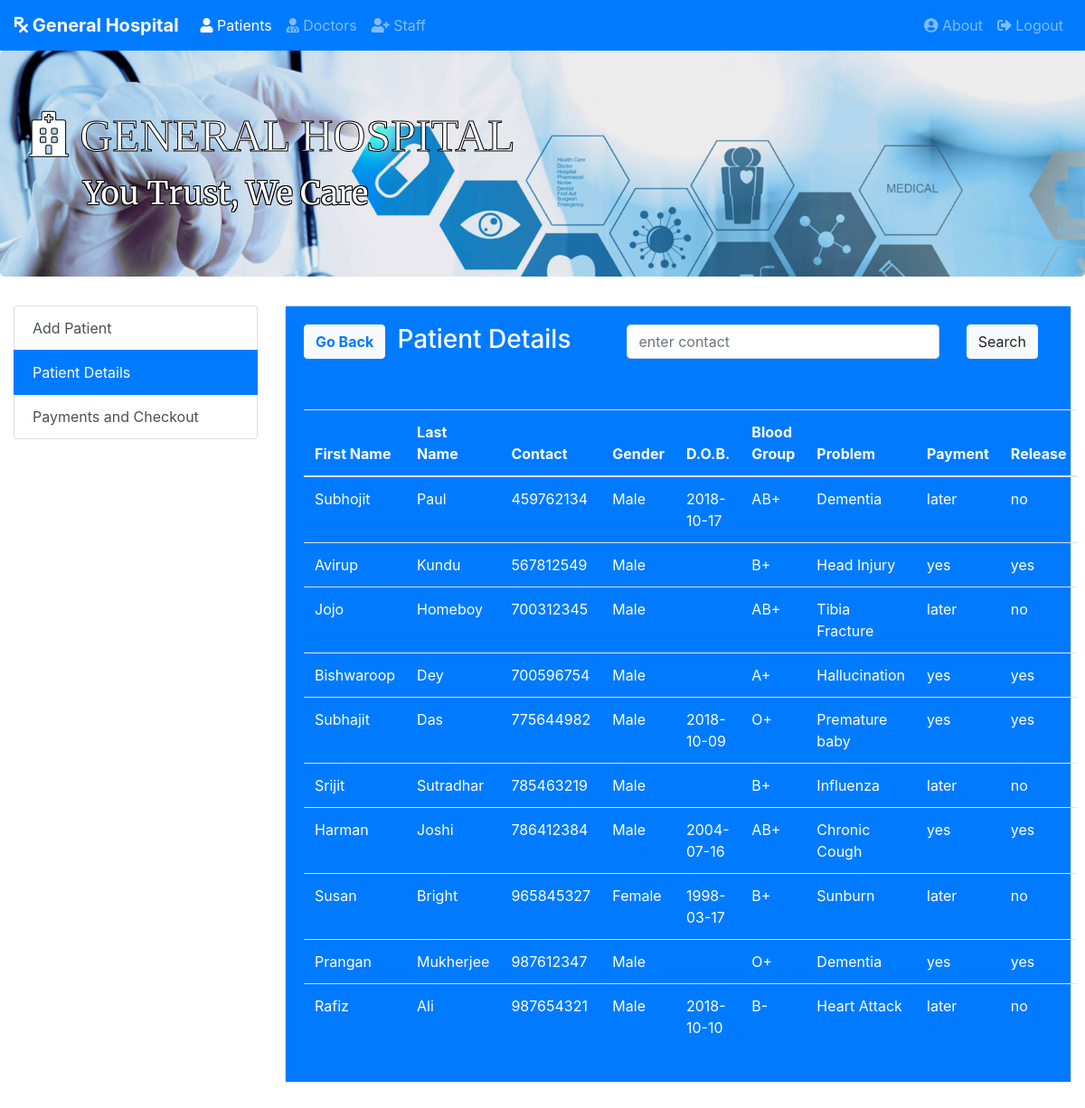
Screenshot of /patient_details.php with the database file from the repository.
### tables this page shows
CREATE TABLE `doctorapp` (
  `fname` varchar(40) NOT NULL,
  `lname` varchar(40) NOT NULL,
  `contact` varchar(40) NOT NULL,
  `gender` varchar(40) NOT NULL,
  `dob` varchar(40) NOT NULL,
  `blood` varchar(10) NOT NULL,
  `problem` varchar(40) NOT NULL,
  `payment` varchar(40) NOT NULL,
  `discharge` varchar(40) NOT NULL
);

### func.php (the view, shortened to what this page needs)
<?php
$con=mysqli_connect("localhost","root","","hospitaldb");
function get_patient_details(){
  global $con;
  $query="select * from doctorapp";
  $result=mysqli_query($con,$query);
  while($row=mysqli_fetch_array($result)){
    $fname=$row['fname'];
    $lname=$row['lname'];
    $contact=$row['contact'];
    $gender=$row['gender'];
    $dob=$row['dob'];
    $blood=$row['blood'];
    $problem=$row['problem'];
    $payment=$row['payment'];
    $discharge=$row['discharge'];
    echo "<tr>
            <td>$fname</td>
            <td>$lname</td>
            <td>$contact</td>
            <td>$gender</td>
            <td>$dob</td>
            <td>$blood</td>
            <td>$problem</td>
            <td>$payment</td>
            <td>$discharge</td>
          </tr>";
  }
}
?>

### patient_details.php (shortened to what this page needs)
<!DOCTYPE html>
<?php  include("func.php");?>
<html>
<head>
	<link rel="stylesheet" href="https://stackpath.bootstrapcdn.com/bootstrap/4.1.3/css/bootstrap.min.css">
	<link rel="stylesheet" href="https://use.fontawesome.com/releases/v5.3.1/css/all.css">
	<link rel="stylesheet" type="text/css" href="style.css">
</head>
<body>
	<nav class="navbar navbar-expand-lg sticky-top navbar-dark bg-primary">
	  <a class="navbar-brand" href="admin-panel.php"><i class="fas fa-prescription" aria-hidden="true"></i><strong>  General Hospital</strong></a>
	  <div class="collapse navbar-collapse" id="navbarSupportedContent">
	    <ul class="navbar-nav mr-auto">
	      <li class="nav-item active">
	        <a class="nav-link" href="admin-panel.php"><i class="fas fa-user" aria-hidden="true"></i>  Patients <span class="sr-only">(current)</span></a>
	      </li>
	      <li class="nav-item">
	        <a class="nav-link" href="admin-panel-doctor.php"><i class="fas fa-user-md" aria-hidden="true"></i>  Doctors</a>
	      </li>
	      <li class="nav-item">
	        <a class="nav-link" href="admin-panel-staff.php"><i class="fas fa-user-plus" aria-hidden="true"></i>  Staff</a>
	      </li>
	    </ul>
	    <ul class="nav navbar-nav navbar-right">
			<li><a class="nav-link" href="about.php"><i class="fas fa-user-circle" aria-hidden="true"></i>  About</a></li>
			<li><a class="nav-link" href="index.php"><i class="fas fa-sign-out-alt" aria-hidden="true"></i>  Logout</a></li>
		</ul>
	  </div>
	</nav>
	<div class="jumbotron" style="background: url(Images/4.png) no-repeat; height: 250px; background-size: cover">
		<h1><i class="fas fa-hospital"></i> GENERAL HOSPITAL</h1>
		<p>You Trust, We Care</p>
	</div>
	<div class="container-fluid" style="margin: 25px auto 50px auto;">
		<div class="row">
			<div class="col-md-3">
				<div class="list-group">
					<a href="admin-panel.php" class="list-group-item list-group-item-action">Add Patient</a>
					<a href="patient_details.php" class="list-group-item list-group-item-action active">Patient Details</a>
					<a href="payment_update.php" class="list-group-item list-group-item-action">Payments and Checkout</a>
				</div>
			</div>
			<br>
			<div class="col-md-9">
				<div class="card">
					<div class="card-body" style="background-color: #007BFF; color: #FFFFFF;">
						<div class="row">
							<div class="col-md-1"><a href="admin-panel.php" class="btn btn-light"><font color="#007BFF"><strong>Go Back</strong></font></a> </div>
							<div class="col-md-4"><center><h3>Patient Details</h3></center></div>
							<div class="col-md-7">
								<form class="form-group" action="patient_search.php" method="post">
									<div class="row">
										<div class="col-md-9"><input type="text" name="search" class="form-control" placeholder="enter contact"></div>
										<div class="col-md-3"><input type="submit" name="patient_search_submit" class="btn btn-light" value="Search"></div>
									</div>
								</form>
							</div>
						</div>
					</div>
					<div class="card-body" style="background-color: #007BFF; color: #FFFFFF;">
						<table class="table table-hover">
						  <thead>
						    <tr>
						      <th scope="col">First Name</th>
						      <th scope="col">Last Name</th>
						      <th scope="col">Contact</th>
						      <th scope="col">Gender</th>
						      <th scope="col">D.O.B.</th>
						      <th scope="col">Blood Group</th>
						      <th scope="col">Problem</th>
						      <th scope="col">Payment</th>
						      <th scope="col">Release</th>
						    </tr>
						  </thead>
						  <tbody>
						    <?php get_patient_details(); ?>
						  </tbody>
						</table>
					</div>
				</div>
			</div>
		</div>
	</div>
</body>
</html>

### style.css (style rules this page uses)
h1 { color: white; font-family: 'Bitter', serif; font-size: 50px; color: black; -webkit-text-fill-color: white; -webkit-text-stroke-width: 1px; -webkit-text-stroke-color: black; }
p { text-shadow: -1px -1px 0 #000, 1px -1px 0 #000, -1px 1px 0 #000, 1px 1px 0 #000; color: white; font-family: 'Merriweather', serif; font-size: 35px; margin-left: 60px; }

### rows the page displays
doctorapp: fname "Subhojit", lname "Paul", contact "459762134", gender "Male", dob "2018-10-17", blood "AB+", problem "Dementia", payment "later", discharge "no"
doctorapp: fname "Avirup", lname "Kundu", contact "567812549", gender "Male", blood "B+", problem "Head Injury", payment "yes", discharge "yes"
doctorapp: fname "Jojo", lname "Homeboy", contact "700312345", gender "Male", blood "AB+", problem "Tibia Fracture", payment "later", discharge "no"
doctorapp: fname "Bishwaroop", lname "Dey", contact "700596754", gender "Male", blood "A+", problem "Hallucination", payment "yes", discharge "yes"
doctorapp: fname "Subhajit", lname "Das", contact "775644982", gender "Male", dob "2018-10-09", blood "O+", problem "Premature baby", payment "yes", discharge "yes"
doctorapp: fname "Srijit", lname "Sutradhar", contact "785463219", gender "Male", blood "B+", problem "Influenza", payment "later", discharge "no"
doctorapp: fname "Harman", lname "Joshi", contact "786412384", gender "Male", dob "2004-07-16", blood "AB+", problem "Chronic Cough", payment "yes", discharge "yes"
doctorapp: fname "Susan", lname "Bright", contact "965845327", gender "Female", dob "1998-03-17", blood "B+", problem "Sunburn", payment "later", discharge "no"
doctorapp: fname "Prangan", lname "Mukherjee", contact "987612347", gender "Male", blood "O+", problem "Dementia", payment "yes", discharge "yes"
doctorapp: fname "Rafiz", lname "Ali", contact "987654321", gender "Male", dob "2018-10-10", blood "B-", problem "Heart Attack", payment "later", discharge "no"
